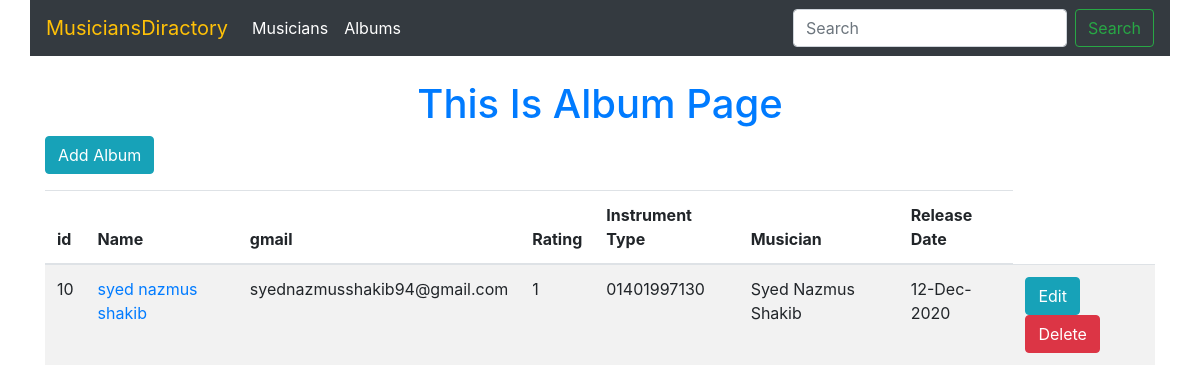
Before: /Album/ with the older database file.
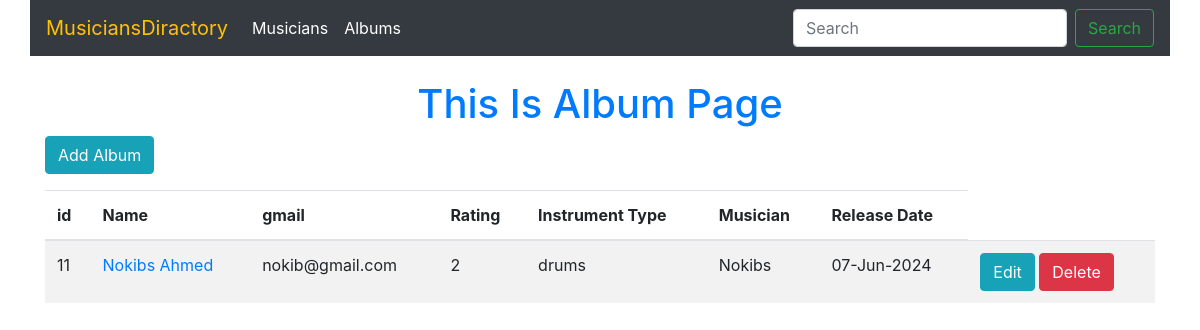
After: the same page with the newer database file.
### Album/models.py (models this page shows, shortened)
class Album(models.Model):
    name = models.CharField(max_length=100)
    musician = models.ForeignKey(Musician, on_delete=models.CASCADE, related_name='Album')
    rating = models.PositiveIntegerField(choices=[(i, str(i)) for i in range(1, 6)])
    release_date=models.DateField(default=datetime.date.today)

### Musician/models.py (models this page shows, shortened)
class Musician(models.Model):
    INSTRUMENT_CHOICES = [
        ('guitar', 'Guitar'),
        ('piano', 'Piano'),
        ('drums', 'Drums'),
        ('violin', 'Violin'),
        ('saxophone', 'Saxophone'),
    ]
    first_name = models.CharField(max_length=100)
    last_name = models.CharField(max_length=100)
    email = models.EmailField()
    phone_number = models.CharField(max_length=11)
    instrument_type = models.CharField(max_length=50, choices=INSTRUMENT_CHOICES)

### Album/views.py (the view)
# urls.py: path('', views.album_list, name='album_list'),
def album_list(request):
    albums = Album.objects.all()
    return render(request, 'album_list.html', {'Album': albums})

### Album/templates/album_list.html (shortened to what this page needs)
{% extends 'base.html' %}
{% load static %}
{% block content %}
<h1 class="mt-4 text-center text-primary">This Is Album Page</h1>
<a href="{% url 'album_create' %}" class="btn btn-info mb-3">Add Album</a>
<table class="table table-striped">
    <thead>
        <tr>
            <th>id</th>
            <th>Name</th>
            <th>gmail</th>
            <th>Rating</th>
            <th>Instrument Type</th>
            <th>Musician</th>
            <th>Release Date</th>
        </tr>
    </thead>
    <tbody>
        {% for album in Album %}
        <tr>
            <td>{{ album.id }}</td>
            <td><a href="{% url 'musician_edit' album.musician.pk %}">{{ album.musician.first_name }} {{ album.musician.last_name }}</a></td>
            <td>{{ album.musician.email }}</td>
            <td>{{ album.rating }}</td>
            <td>{{ album.musician.instrument_type }}</td>
            <td>{{ album.name }}</td>
            <td>{{ album.release_date|date:"d-M-Y" }}</td>
            <td>
                <a href="{% url 'album_edit' album.id %}" class="btn btn-info">Edit</a>
                <a href="{% url 'album_delete' album.id %}" class="btn btn-danger">Delete</a>
            </td>
        </tr>
        {% endfor %}
    </tbody>
</table>
{% endblock %}

### templates/base.html (shortened to what this page needs)
{% load static %}
<!DOCTYPE html>
<html lang="en">
<head>
    <link rel="stylesheet" href="https://cdn.jsdelivr.net/npm/bootstrap@4.0.0/dist/css/bootstrap.min.css"
>
</head>
<body>
    <nav class="navbar navbar-expand-lg navbar-dark bg-dark container">
        <a class="navbar-brand text-warning" href="{% url 'musician_list' %}">MusiciansDiractory</a>
        <div class="collapse navbar-collapse" id="navbarSupportedContent">
            <ul class="navbar-nav mr-auto">
                <li class="nav-item active">
                    <a class="nav-link" href="{% url 'musician_list' %}">Musicians</a>
                </li>
                <li class="nav-item active">
                    <a class="nav-link" href="{% url 'album_list' %}">Albums</a>
                </li>
            </ul>
            <form class="form-inline my-2 my-lg-0">
                <input class="form-control mr-sm-2" type="search" placeholder="Search" aria-label="Search">
                <button class="btn btn-outline-success my-2 my-sm-0" type="submit">Search</button>
            </form>
        </div>
    </nav>
    <div class="container">
        {% block content %}
        {% endblock content %}
    </div>
</body>
</html>

Changed rows visible on the page:
removed Album: id "10", musician.first_name "syed nazmus", musician.last_name "shakib", musician.email "syednazmusshakib94@gmail.com", rating "1", musician.instrument_type "01401997130", name "Syed Nazmus Shakib", release_date "12-Dec-2020"
added Album: id "11", musician.first_name "Nokibs", musician.last_name "Ahmed", musician.email "nokib@gmail.com", rating "2", musician.instrument_type "drums", name "Nokibs", release_date "07-Jun-2024"
